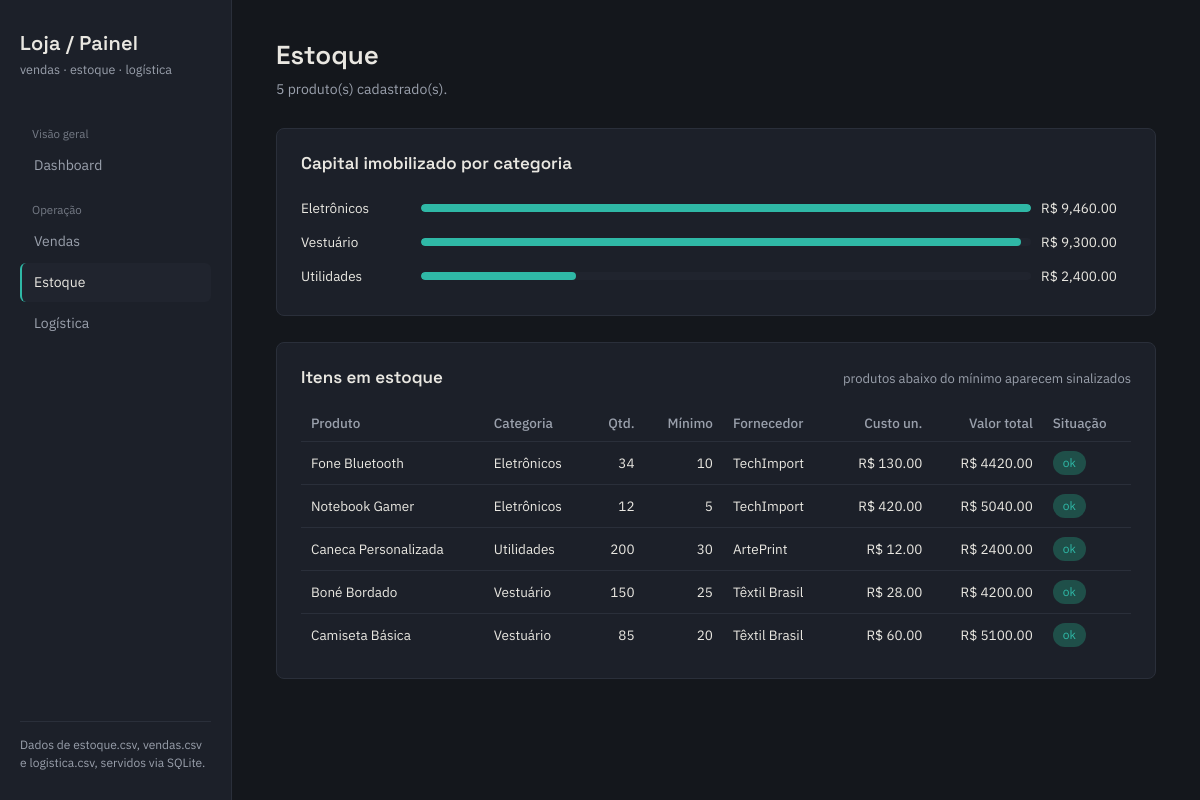
The page /estoque on the database its author committed.
### tables this page shows
CREATE TABLE estoque (
	produto_id TEXT, 
	nome TEXT, 
	categoria TEXT, 
	quantidade_estoque BIGINT, 
	estoque_minimo BIGINT, 
	fornecedor TEXT, 
	custo_unitario FLOAT
);

### app.py (the view)
@app.route("/estoque")
def estoque():
    df = consultar("""
        SELECT produto_id, nome, categoria, quantidade_estoque,
               estoque_minimo, fornecedor, custo_unitario
        FROM estoque ORDER BY categoria, nome
    """)
    df["critico"] = df["quantidade_estoque"] < df["estoque_minimo"]
    df["valor_estoque"] = df["quantidade_estoque"] * df["custo_unitario"]
    produtos = df.to_dict("records")
    df_cat = consultar("""
        SELECT categoria, SUM(quantidade_estoque*custo_unitario) AS valor
        FROM estoque GROUP BY categoria ORDER BY valor DESC
    """)
    max_valor = df_cat["valor"].max() if not df_cat.empty else 1
    categorias = [
        {"label": r["categoria"], "valor": f"R$ {r['valor']:,.2f}",
         "pct": round(r["valor"] / max_valor * 100, 1)}
        for _, r in df_cat.iterrows()
    ]
    return render_template("estoque.html", produtos=produtos, categorias=categorias)

### app.py (called while the page is built)
def consultar(sql: str, **params) -> pd.DataFrame:
    return pd.read_sql(text(sql), engine, params=params)

### templates/estoque.html (shortened to what this page needs)
{% extends "base.html" %}
{% block content %}
<div class="page-head">
  <div>
    <h1>Estoque</h1>
    <p>{{ produtos|length }} produto(s) cadastrado(s).</p>
  </div>
</div>
<div class="panel">
  <div class="panel-head">
    <h2>Capital imobilizado por categoria</h2>
  </div>
  {% if categorias %}
    {% for c in categorias %}
    <div class="bar-row">
      <span>{{ c.label }}</span>
      <div class="bar-track"><div class="bar-fill" style="width: {{ c.pct }}%"></div></div>
      <span class="mono-num">{{ c.valor }}</span>
    </div>
    {% endfor %}
  {% else %}
    <p class="empty-note">Sem categorias cadastradas.</p>
  {% endif %}
</div>
<div class="panel">
  <div class="panel-head">
    <h2>Itens em estoque</h2>
    <span class="note">produtos abaixo do mínimo aparecem sinalizados</span>
  </div>
  {% if produtos %}
  <table>
    <thead>
      <tr>
        <th>Produto</th><th>Categoria</th><th class="num">Qtd.</th>
        <th class="num">Mínimo</th><th>Fornecedor</th>
        <th class="num">Custo un.</th><th class="num">Valor total</th><th>Situação</th>
      </tr>
    </thead>
    <tbody>
      {% for p in produtos %}
      <tr>
        <td>{{ p.nome }}</td>
        <td>{{ p.categoria }}</td>
        <td class="num mono-num">{{ p.quantidade_estoque }}</td>
        <td class="num mono-num">{{ p.estoque_minimo }}</td>
        <td>{{ p.fornecedor }}</td>
        <td class="num mono-num">R$ {{ "%.2f"|format(p.custo_unitario) }}</td>
        <td class="num mono-num">R$ {{ "%.2f"|format(p.valor_estoque) }}</td>
        <td>
          {% if p.critico %}
          <span class="badge warn">repor</span>
          {% else %}
          <span class="badge ok">ok</span>
          {% endif %}
        </td>
      </tr>
      {% endfor %}
    </tbody>
  </table>
  {% else %}
  <p class="empty-note">Nenhum produto cadastrado.</p>
  {% endif %}
</div>
{% endblock %}

### static/css/style.css (style rules this page uses)
:root { --bg: #14171c; --panel: #1c2029; --panel-alt: #20242e; --border: #2a2f3a; --text: #e9e7e1; --text-muted: #9aa0ac; --teal: #2fb8a6; --teal-dim: #1f4f49; --amber: #e3a548; --amber-dim: #4a3a20; --red: #e0645a; --red-dim: #4a2523; --font-display: "Space Grotesk", sans-serif; --font-body: "IBM Plex Sans", sans-serif; }
* { box-sizing: border-box; }
html, body { margin: 0; padding: 0; background: var(--bg); color: var(--text); font-family: var(--font-body); font-size: 15px; line-height: 1.5; }
.page-head { display: flex; align-items: baseline; justify-content: space-between; margin-bottom: 28px; flex-wrap: wrap; gap: 8px; }
.page-head h1 { font-family: var(--font-display); font-weight: 600; font-size: 26px; margin: 0; }
.page-head p { color: var(--text-muted); margin: 4px 0 0; font-size: 14px; }
.panel { background: var(--panel); border: 1px solid var(--border); border-radius: 8px; padding: 22px 24px; margin-bottom: 26px; }
.panel-head { display: flex; align-items: baseline; justify-content: space-between; margin-bottom: 14px; flex-wrap: wrap; gap: 8px; }
.panel-head h2 { font-family: var(--font-display); font-size: 17px; font-weight: 600; margin: 0; }
.panel-head .note { color: var(--text-muted); font-size: 13px; }
table { width: 100%; border-collapse: collapse; font-size: 13.5px; }
th { text-align: left; font-weight: 500; color: var(--text-muted); border-bottom: 1px solid var(--border); padding: 8px 10px; white-space: nowrap; }
td { padding: 9px 10px; border-bottom: 1px solid var(--border); white-space: nowrap; }
tr:last-child td { border-bottom: none; }
td.num, th.num { text-align: right; font-variant-numeric: tabular-nums; }
.mono-num { font-variant-numeric: tabular-nums; }
.badge { display: inline-block; padding: 2px 9px; border-radius: 20px; font-size: 12px; border: 1px solid transparent; }
.badge.ok { color: var(--teal); background: var(--teal-dim); }
.bar-row { display: grid; grid-template-columns: 110px 1fr 90px; align-items: center; gap: 10px; padding: 7px 0; font-size: 13.5px; }
.bar-track { height: 8px; background: var(--panel-alt); border-radius: 4px; overflow: hidden; }
.bar-fill { height: 100%; background: var(--teal); border-radius: 4px; }

### rows shown on the page
estoque: nome "Fone Bluetooth", categoria "Eletrônicos", quantidade_estoque "34", estoque_minimo "10", fornecedor "TechImport", custo_unitario "130.00", valor_estoque "4420.00"
estoque: nome "Notebook Gamer", categoria "Eletrônicos", quantidade_estoque "12", estoque_minimo "5", fornecedor "TechImport", custo_unitario "420.00", valor_estoque "5040.00"
estoque: nome "Caneca Personalizada", categoria "Utilidades", quantidade_estoque "200", estoque_minimo "30", fornecedor "ArtePrint", custo_unitario "12.00", valor_estoque "2400.00"
estoque: nome "Boné Bordado", categoria "Vestuário", quantidade_estoque "150", estoque_minimo "25", fornecedor "Têxtil Brasil", custo_unitario "28.00", valor_estoque "4200.00"
estoque: nome "Camiseta Básica", categoria "Vestuário", quantidade_estoque "85", estoque_minimo "20", fornecedor "Têxtil Brasil", custo_unitario "60.00", valor_estoque "5100.00"

### other values the page prints
{{ produtos|length }} "5"
{{ c.label }} "Eletrônicos" "Vestuário" "Utilidades"
{{ c.valor }} "R$ 9,460.00" "R$ 9,300.00" "R$ 2,400.00"
